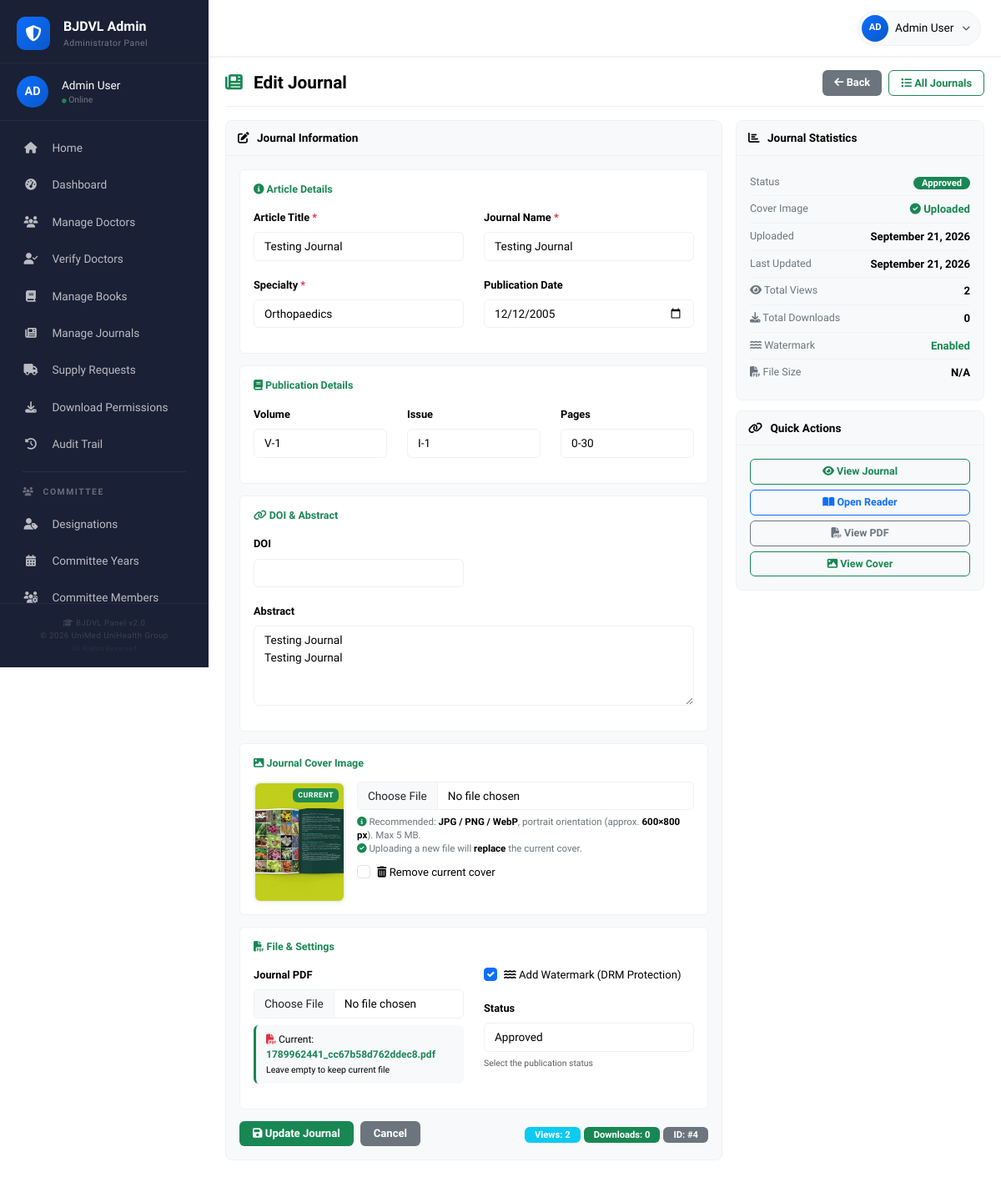
Page /admin/edit_journal.php?id=4 (signed in) on the committed database.
### tables this page shows
CREATE TABLE `journals` (
  `id` int(11) NOT NULL,
  `title` varchar(255) NOT NULL,
  `journal_name` varchar(200) NOT NULL,
  `specialty_id` int(11) NOT NULL,
  `issue` varchar(50) DEFAULT NULL,
  `date` date DEFAULT NULL,
  `volume` varchar(50) DEFAULT NULL,
  `pages` varchar(50) DEFAULT NULL,
  `doi` varchar(100) DEFAULT NULL,
  `file_path` varchar(255) NOT NULL,
  `cover_image` varchar(255) DEFAULT NULL,
  `abstract` text DEFAULT NULL,
  `is_watermarked` tinyint(1) DEFAULT 1,
  `status` enum('pending','approved','rejected') DEFAULT 'pending',
  `uploaded_by` int(11) DEFAULT NULL,
  `download_count` int(11) DEFAULT 0,
  `view_count` int(11) DEFAULT 0,
  `created_at` timestamp NOT NULL DEFAULT current_timestamp(),
  `updated_at` timestamp NULL DEFAULT NULL ON UPDATE current_timestamp()
);

CREATE TABLE `specialties` (
  `id` int(11) NOT NULL,
  `name` varchar(100) NOT NULL,
  `description` text DEFAULT NULL,
  `status` tinyint(1) DEFAULT 1,
  `created_at` timestamp NOT NULL DEFAULT current_timestamp()
);

### admin/edit_journal.php (the view, shortened to what the rows shown need)
<?php
require_once __DIR__ . '/../includes/functions.php';
$journalId = isset($_GET['id']) ? intval($_GET['id']) : 0;
$db = Database::getInstance()->getConnection();
$stmt = $db->prepare("SELECT * FROM journals WHERE id = ?");
$stmt->bind_param("i", $journalId);
$stmt->execute();
$result = $stmt->get_result();
$journal = $result->fetch_assoc();
$specialties = getAllSpecialties();
?>
<!DOCTYPE html>
<html lang="en">
<head>
    <link href="https://cdn.jsdelivr.net/npm/bootstrap@5.3.0/dist/css/bootstrap.min.css" rel="stylesheet">
    <link rel="stylesheet" href="https://cdnjs.cloudflare.com/ajax/libs/font-awesome/6.4.0/css/all.min.css">
</head>
<body>
    <?php include __DIR__ . '/../includes/admin_nav.php'; ?>
    <div class="container-fluid">
        <div class="row">
            <main class="main-content">
                <div class="page-header">
                    <h1><i class="fas fa-newspaper"></i> Edit Journal</h1>
                </div>
                <div class="form-grid">
                    <div>
                        <div class="form-card">
                            <div class="card-body">
                                <form method="POST" action="" enctype="multipart/form-data">
                                    <div class="form-section">
                                        <div class="row">
                                            <div class="col-md-6 mb-3">
                                                <label class="form-label">Article Title <span class="text-danger">*</span></label>
                                                <input type="text" class="form-control" name="title"
                                                       value="<?php echo htmlspecialchars($journal['title']); ?>" required>
                                            </div>
                                            <div class="col-md-6 mb-3">
                                                <label class="form-label">Journal Name <span class="text-danger">*</span></label>
                                                <input type="text" class="form-control" name="journal_name"
                                                       value="<?php echo htmlspecialchars($journal['journal_name']); ?>" required>
                                            </div>
                                            <div class="col-md-6 mb-3">
                                                <label class="form-label">Specialty <span class="text-danger">*</span></label>
                                                <select class="form-select" name="specialty_id" required>
                                                    <?php foreach ($specialties as $specialty): ?>
                                                    <option value="<?php echo $specialty['id']; ?>"
                                                            <?php echo $journal['specialty_id'] == $specialty['id'] ? 'selected' : ''; ?>>
                                                        <?php echo htmlspecialchars($specialty['name']); ?>
                                                    </option>
                                                    <?php endforeach; ?>
                                                </select>
                                            </div>
                                            <div class="col-md-6 mb-3">
                                                <label class="form-label">Publication Date</label>
                                                <input type="date" class="form-control" name="date"
                                                       value="<?php echo $journal['date']; ?>">
                                            </div>
                                        </div>
                                    </div>
                                    <div class="form-section">
                                        <div class="row">
                                            <div class="col-md-4 mb-3">
                                                <label class="form-label">Volume</label>
                                                <input type="text" class="form-control" name="volume"
                                                       value="<?php echo htmlspecialchars($journal['volume'] ?? ''); ?>">
                                            </div>
                                            <div class="col-md-4 mb-3">
                                                <label class="form-label">Issue</label>
                                                <input type="text" class="form-control" name="issue"
                                                       value="<?php echo htmlspecialchars($journal['issue'] ?? ''); ?>">
                                            </div>
                                            <div class="col-md-4 mb-3">
                                                <label class="form-label">Pages</label>
                                                <input type="text" class="form-control" name="pages"
                                                       value="<?php echo htmlspecialchars($journal['pages'] ?? ''); ?>">
                                            </div>
                                        </div>
                                    </div>
                                    <div class="form-section">
                                        <div class="row">
                                            <div class="col-12 mb-3">
                                                <label class="form-label">Abstract</label>
                                                <textarea class="form-control" name="abstract" rows="4"><?php echo htmlspecialchars($journal['abstract'] ?? ''); ?></textarea>
                                            </div>
                                        </div>
                                    </div>
                                    <div class="form-section">
                                        <?php
                                        $hasCover = !empty($journal['cover_image'])
                                                    && file_exists(JOURNAL_UPLOAD_PATH . $journal['cover_image']);
                                        ?>
                                        <div class="cover-upload-group">
                                            <div class="cover-upload-preview <?php echo $hasCover ? 'has-image' : ''; ?>"
                                                 id="coverPreview">
                                                <?php if ($hasCover): ?>
                                                    <span class="cover-badge">Current</span>
                                                    <img src="/uploads/journals/<?php echo htmlspecialchars($journal['cover_image']); ?>"
                                                         alt="Current Cover">
                                                <?php else: ?>
                                                    <i class="fas fa-image"></i>
                                                <?php endif; ?>
                                            </div>
                                        </div>
                                    </div>
                                    <div class="form-section">
                                        <div class="row">
                                            <div class="col-md-6 mb-3">
                                                <?php if ($journal['file_path']): ?>
                                                <div class="file-info mt-2">
                                                    <i class="fas fa-file-pdf" style="color: #dc3545;"></i>
                                                    Current: <strong><?php echo htmlspecialchars($journal['file_path']); ?></strong>
                                                    <br><small>Leave empty to keep current file</small>
                                                </div>
                                                <?php endif; ?>
                                            </div>
                                            <div class="col-md-6 mb-3">
                                                <div class="form-check">
                                                    <input type="checkbox" class="form-check-input" id="is_watermarked"
                                                           name="is_watermarked"
                                                           <?php echo $journal['is_watermarked'] ? 'checked' : ''; ?>>
                                                    <label class="form-check-label" for="is_watermarked">
                                                        <i class="fas fa-water"></i> Add Watermark (DRM Protection)
                                                    </label>
                                                </div>
                                                <div class="mt-3">
                                                    <label class="form-label">Status</label>
                                                    <select class="form-select" name="status">
                                                        <option value="approved" <?php echo $journal['status'] == 'approved' ? 'selected' : ''; ?>>Approved</option>
                                                    </select>
                                                    <small class="text-muted" style="font-size: 0.65rem;">Select the publication status</small>
                                                </div>
                                            </div>
                                        </div>
                                    </div>
                                    <div class="d-flex justify-content-between align-items-center flex-wrap" style="gap: 8px; margin-top: 4px;">
                                        <div>
                                            <span class="badge bg-info" style="font-size: 0.7rem; padding: 4px 12px;">Views: <?php echo $journal['view_count']; ?></span>
                                            <span class="badge bg-success" style="font-size: 0.7rem; padding: 4px 12px;">Downloads: <?php echo $journal['download_count']; ?></span>
                                            <span class="badge bg-secondary" style="font-size: 0.7rem; padding: 4px 12px;">ID: #<?php echo $journal['id']; ?></span>
                                        </div>
                                    </div>
                                </form>
                            </div>
                        </div>
                    </div>
                    <div>
                        <div class="form-card">
                            <div class="card-body">
                                <div class="stat-item">
                                    <span class="value">
                                        <span class="badge bg-<?php echo $journal['status'] == 'approved' ? 'success' : ($journal['status'] == 'pending' ? 'warning' : 'danger'); ?>" style="font-size: 0.7rem;">
                                            <?php echo ucfirst($journal['status']); ?>
                                        </span>
                                    </span>
                                </div>
                                <div class="stat-item">
                                    <span class="label">Uploaded</span>
                                    <span class="value"><?php echo date('F d, Y', strtotime($journal['created_at'])); ?></span>
                                </div>
                                <div class="stat-item">
                                    <span class="label">Last Updated</span>
                                    <span class="value"><?php echo $journal['updated_at'] ? date('F d, Y', strtotime($journal['updated_at'])) : 'Never'; ?></span>
                                </div>
                                <div class="stat-item">
                                    <span class="label"><i class="fas fa-eye"></i> Total Views</span>
                                    <span class="value"><?php echo number_format($journal['view_count']); ?></span>
                                </div>
                                <div class="stat-item">
                                    <span class="label"><i class="fas fa-download"></i> Total Downloads</span>
                                    <span class="value"><?php echo number_format($journal['download_count']); ?></span>
                                </div>
                            </div>
                        </div>
                    </div>
                </div>
            </main>
        </div>
    </div>
</body>
</html>

### rows in the picture
journals: title "Testing Journal", journal_name "Testing Journal", specialty_id "Orthopaedics", date "12/12/2005", volume "V-1", issue "I-1", pages "0-30", abstract "Testing Journal Testing Journal", cover_image (picture), file_path "1789962441_cc67b58d762ddec8.pdf", is_watermarked "☑", status "Approved", view_count "2", download_count "0", id "4", created_at "September 21, 2026", updated_at "September 21, 2026"

### other values in the picture
substr($_SESSION['user_name'] ?? 'A', 0, 2) "AD"
$_SESSION['user_name'] "Admin User"
